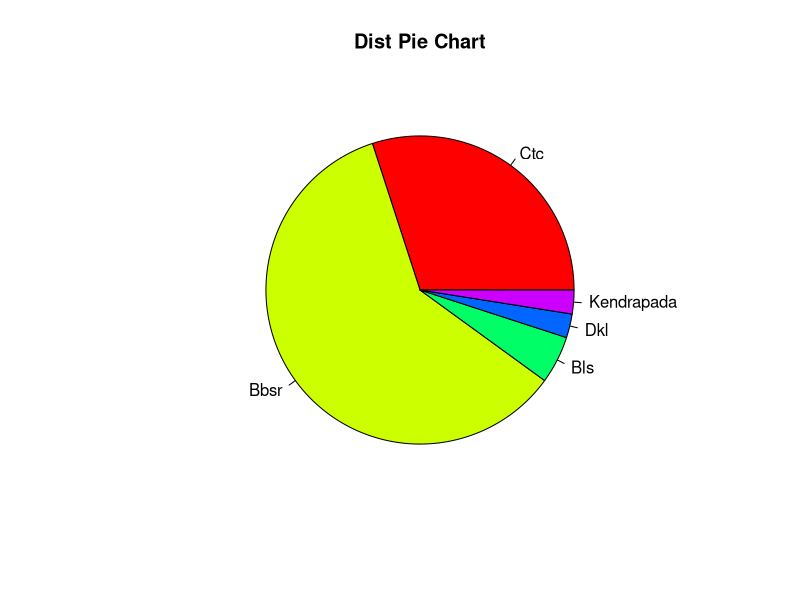

Reproduce this figure in R.
x<-c(30,60,5,2.5,2.5)
labels<-c("Ctc","Bbsr","Bls","Dkl","Kendrapada")
png(file="test.jpg")
pie(x,labels,main="Dist Pie Chart",
    col=rainbow(length(x)))
dev.off()